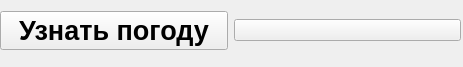
<?xml version="1.0" encoding="UTF-8"?>
<ui version="4.0">
 <class>MainWindow</class>
 <widget class="QMainWindow" name="MainWindow">
  <property name="geometry">
   <rect>
    <x>0</x>
    <y>0</y>
    <width>463</width>
    <height>67</height>
   </rect>
  </property>
  <property name="minimumSize">
   <size>
    <width>463</width>
    <height>67</height>
   </size>
  </property>
  <property name="maximumSize">
   <size>
    <width>463</width>
    <height>67</height>
   </size>
  </property>
  <property name="windowTitle">
   <string>Weather by kindast</string>
  </property>
  <property name="windowIcon">
   <iconset>
    <normaloff>icons/favicon.ico</normaloff>icons/favicon.ico</iconset>
  </property>
  <widget class="QWidget" name="centralwidget">
   <widget class="QWidget" name="horizontalLayoutWidget">
    <property name="geometry">
     <rect>
      <x>0</x>
      <y>0</y>
      <width>461</width>
      <height>61</height>
     </rect>
    </property>
    <layout class="QHBoxLayout" name="horizontalLayout">
     <item>
      <widget class="QPushButton" name="wbtn">
       <property name="font">
        <font>
         <pointsize>20</pointsize>
         <weight>75</weight>
         <bold>true</bold>
        </font>
       </property>
       <property name="text">
        <string>Узнать погоду</string>
       </property>
      </widget>
     </item>
     <item>
      <widget class="QPushButton" name="gitbtn">
       <property name="text">
        <string/>
       </property>
       <property name="icon">
        <iconset>
         <normaloff>icons/git.png</normaloff>icons/git.png</iconset>
       </property>
       <property name="iconSize">
        <size>
         <width>132</width>
         <height>33</height>
        </size>
       </property>
      </widget>
     </item>
    </layout>
   </widget>
  </widget>
 </widget>
 <resources/>
 <connections/>
</ui>
